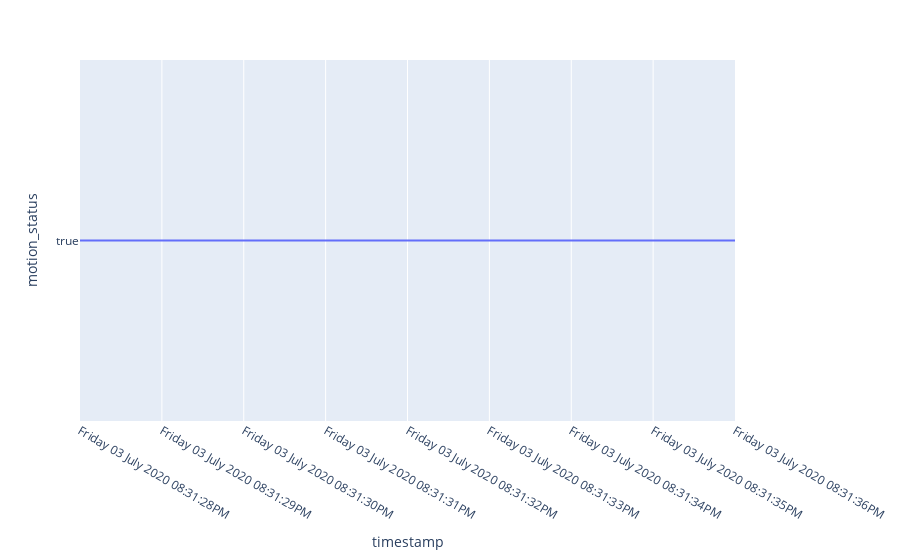
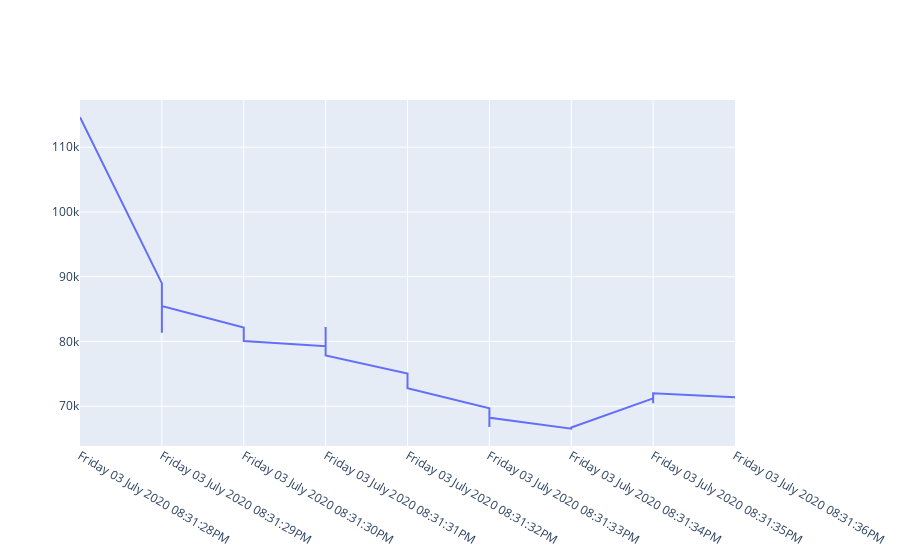

Source (notebook cell) for these figures, in order:
### Markdown cell above
## Motion analytics

### Code cell
fig = go.Figure()
fig = px.line(dataf, x="timestamp", y="motion_status")
fig.show()

fig = go.Figure()
fig.add_trace(go.Scatter(x=dataf.timestamp, y=dataf.pixel_count))
fig.show()

### Figure 1 — Plotly figure (JSON) as saved in the notebook; plotly's stock layout.template omitted (floating-point values rounded to 4 significant figures)
{"data": [{"hovertemplate": "timestamp=%{x}<br>motion_status=%{y}<extra></extra>", "legendgroup": "", "line": {"color": "#636efa", "dash": "solid"}, "mode": "lines", "name": "", "orientation": "v", "showlegend": false, "type": "scatter", "x": ["Friday 03 July 2020 08:31:28PM", "Friday 03 July 2020 08:31:29PM", "Friday 03 July 2020 08:31:29PM", "Friday 03 July 2020 08:31:29PM", "Friday 03 July 2020 08:31:30PM", "Friday 03 July 2020 08:31:30PM", "Friday 03 July 2020 08:31:31PM", "Friday 03 July 2020 08:31:31PM", "Friday 03 July 2020 08:31:31PM", "Friday 03 July 2020 08:31:32PM", "Friday 03 July 2020 08:31:32PM", "Friday 03 July 2020 08:31:33PM", "Friday 03 July 2020 08:31:33PM", "Friday 03 July 2020 08:31:33PM", "Friday 03 July 2020 08:31:34PM", "Friday 03 July 2020 08:31:34PM", "Friday 03 July 2020 08:31:35PM", "Friday 03 July 2020 08:31:35PM", "Friday 03 July 2020 08:31:35PM", "Friday 03 July 2020 08:31:36PM"], "xaxis": "x", "y": [true, true, true, true, true, true, true, true, true, true, true, true, true, true, true, true, true, true, true, true], "yaxis": "y"}], "layout": {"legend": {"tracegroupgap": 0}, "margin": {"t": 60}, "xaxis": {"anchor": "y", "domain": [0, 1], "title": {"text": "timestamp"}}, "yaxis": {"anchor": "x", "domain": [0, 1], "title": {"text": "motion_status"}}}}

### Figure 2 — Plotly figure (JSON) as saved in the notebook; plotly's stock layout.template omitted (floating-point values rounded to 4 significant figures)
{"data": [{"type": "scatter", "x": ["Friday 03 July 2020 08:31:28PM", "Friday 03 July 2020 08:31:29PM", "Friday 03 July 2020 08:31:29PM", "Friday 03 July 2020 08:31:29PM", "Friday 03 July 2020 08:31:30PM", "Friday 03 July 2020 08:31:30PM", "Friday 03 July 2020 08:31:31PM", "Friday 03 July 2020 08:31:31PM", "Friday 03 July 2020 08:31:31PM", "Friday 03 July 2020 08:31:32PM", "Friday 03 July 2020 08:31:32PM", "Friday 03 July 2020 08:31:33PM", "Friday 03 July 2020 08:31:33PM", "Friday 03 July 2020 08:31:33PM", "Friday 03 July 2020 08:31:34PM", "Friday 03 July 2020 08:31:34PM", "Friday 03 July 2020 08:31:35PM", "Friday 03 July 2020 08:31:35PM", "Friday 03 July 2020 08:31:35PM", "Friday 03 July 2020 08:31:36PM"], "y": [114622, 88968, 81345, 85460, 82162, 80055, 79258, 82214, 77822, 75044, 72774, 69691, 66768, 68217, 66524, 66704, 71216, 70436, 71994, 71364]}], "layout": {}}
